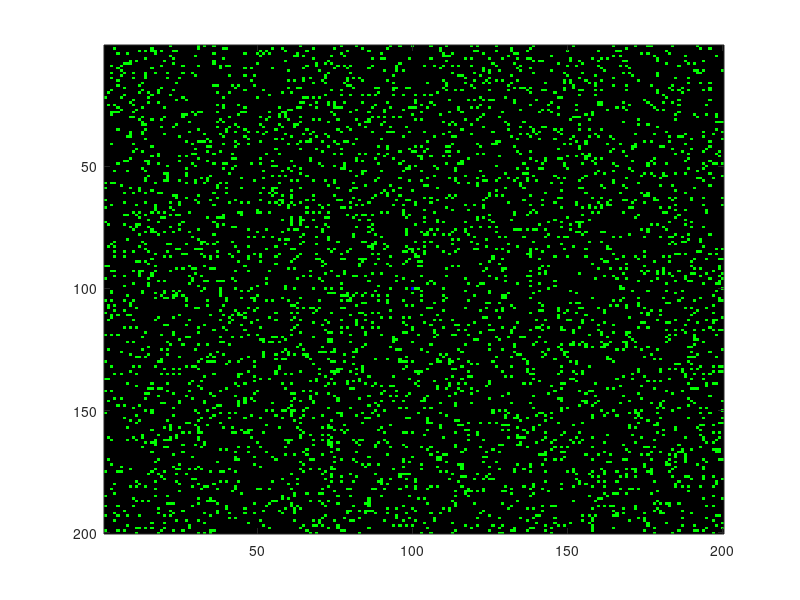

The MATLAB source for this figure: (Note: this script raises an error after producing the figure.)
%diffusion + dla
clc
clear all
clf

nx=200; %must be divisible by 4
ny=200;

z=zeros(nx,ny);
o=ones(nx,ny);
sand = z ;
sandNew = z;
sum = z;
gnd = z;
gnd(nx/2,ny/2) = 1 ;

sand = rand(nx,ny)<.1;

imh = image(cat(3,z,sand,gnd));
set(imh, 'erasemode', 'none')
axis equal
axis tight



for i=1:10000
    p=mod(i,2); %margolis neighborhood

    %upper left cell update
    xind = [1+p:2:nx-2+p];
    yind = [1+p:2:ny-2+p];
    %random velocity choice
    vary = rand(nx,ny)<.5 ;
    vary1 = 1-vary;

    %diffusion rule -- margolus neighborhood
    %rotate the 4 cells to randomize velocity
    sandNew(xind,yind) = ...
        vary(xind,yind).*sand(xind+1,yind) + ... %cw
        vary1(xind,yind).*sand(xind,yind+1) ;    %ccw

    sandNew(xind+1,yind) = ...
        vary(xind,yind).*sand(xind+1,yind+1) + ...
        vary1(xind,yind).*sand(xind,yind) ;

    sandNew(xind,yind+1) = ...    
        vary(xind,yind).*sand(xind,yind) + ...
        vary1(xind,yind).*sand(xind+1,yind+1) ;

     sandNew(xind+1,yind+1) = ...    
        vary(xind,yind).*sand(xind,yind+1) + ...
        vary1(xind,yind).*sand(xind+1,yind) ;

    sand = sandNew;

    %for every sand grain see if it near the fixed, sticky cluster
    sum(2:nx-1,2:ny-1) = gnd(2:nx-1,1:ny-2) + gnd(2:nx-1,3:ny) + ...
                        gnd(1:nx-2, 2:ny-1) + gnd(3:nx,2:ny-1) + ...
                        gnd(1:nx-2,1:ny-2) + gnd(1:nx-2,3:ny) + ...
                        gnd(3:nx,1:ny-2) + gnd(3:nx,3:ny);

    %add to the cluster
    gnd = ((sum>0) & (sand==1)) | gnd ;
    %and eliminate the moving particle
    sand(find(gnd==1)) = 0;

    set(imh, 'cdata', cat(3,gnd,gnd,(sand==1)) )
    drawnow
end